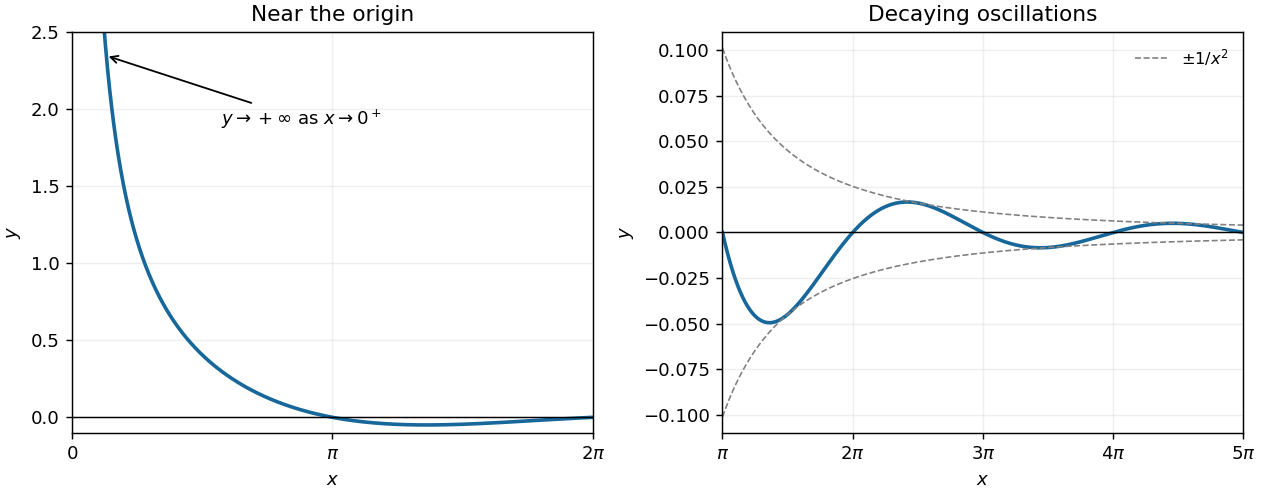

Here is the Python script that generated this plot:
"""Generate the PNG in cwd. Tested with Python 3.14.4, NumPy 2.3.5,
Matplotlib 3.10.7; dependencies are declared in the repository pyproject.toml.
"""
from pathlib import Path
import os
os.environ.setdefault('MPLCONFIGDIR','/tmp/nst-2022-ia-paper-1-matplotlib')
import matplotlib
matplotlib.use('Agg')
import matplotlib.pyplot as plt
import numpy as np

fig,axes=plt.subplots(1,2,figsize=(9.7,3.8),layout='constrained',facecolor='white')
x=np.linspace(0.06,2*np.pi,1200)
axes[0].plot(x,np.sin(x)/x**2,color='#17679a',linewidth=2)
axes[0].set(xlim=(0,2*np.pi),ylim=(-0.1,2.5),title='Near the origin',xticks=[0,np.pi,2*np.pi],xticklabels=['0',r'$\pi$',r'$2\pi$'])
axes[0].annotate(r'$y\to+\infty$ as $x\to0^+$',(0.4,2.35),(1.8,1.9),fontsize=10,arrowprops={'arrowstyle':'->'})
x=np.linspace(np.pi,5*np.pi,1800)
axes[1].plot(x,np.sin(x)/x**2,color='#17679a',linewidth=2)
axes[1].plot(x,1/x**2,'--',color='gray',linewidth=0.9,label=r'$\pm1/x^2$')
axes[1].plot(x,-1/x**2,'--',color='gray',linewidth=0.9)
axes[1].set(xlim=(np.pi,5*np.pi),ylim=(-0.11,0.11),title='Decaying oscillations',xticks=np.arange(1,6)*np.pi,
            xticklabels=[r'$\pi$',r'$2\pi$',r'$3\pi$',r'$4\pi$',r'$5\pi$'])
axes[1].legend(fontsize=9,frameon=False)
for ax in axes:
    ax.axhline(0,color='black',linewidth=0.8)
    ax.set(xlabel='$x$',ylabel='$y$')
    ax.grid(alpha=0.2)
fig.savefig(Path.cwd()/Path(__file__).with_suffix('.png').name,dpi=130,facecolor='white')
plt.close(fig)
